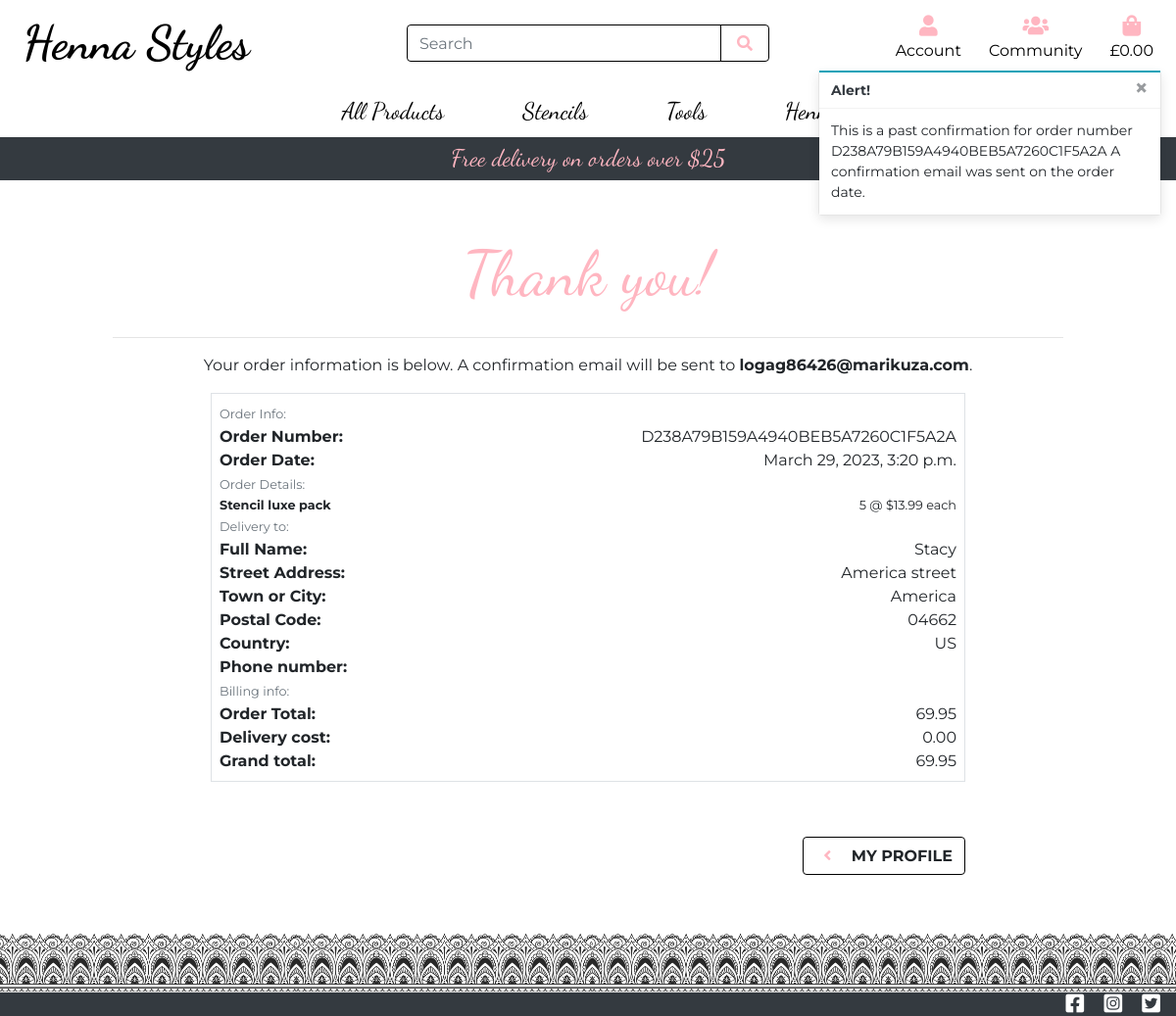
Page /profile/order_history/D238A79B159A4940BEB5A7260C1F5A2A on the committed database.
### checkout/models.py (models this page shows, shortened)
class Order(models.Model):
    order_number = models.CharField(max_length=32, null=False, editable=False)
    user_profile = models.ForeignKey(
                                     UserProfile, on_delete=models.SET_NULL,
                                     null=True, blank=True,
                                     related_name='orders')
    full_name = models.CharField(max_length=50, null=False, blank=False)
    email = models.EmailField(max_length=254, null=False, blank=False)
    phone_number = models.CharField(max_length=20, null=False, blank=False)
    country = CountryField(blank_label='Country *', null=False, blank=False)
    postcode = models.CharField(max_length=20, null=True, blank=True)
    town_or_city = models.CharField(max_length=40, null=False, blank=False)
    street_address1 = models.CharField(max_length=80, null=False, blank=False)
    street_address2 = models.CharField(max_length=80, null=True, blank=True)
    county = models.CharField(max_length=80, null=True, blank=True)
    date = models.DateTimeField(auto_now_add=True)
    delivery_cost = models.DecimalField(max_digits=6, decimal_places=2,
                                        null=False, default=0)
    order_total = models.DecimalField(max_digits=10, decimal_places=2,
                                      null=False, default=0)
    grand_total = models.DecimalField(max_digits=10, decimal_places=2,
                                      null=False, default=0)
    original_bag = models.TextField(null=False, blank=False, default='')
    stripe_pid = models.CharField(max_length=254, null=False, blank=False,
                                  default='')

class OrderLineItem(models.Model):
    order = models.ForeignKey(Order, null=False, blank=False,
                              on_delete=models.CASCADE,
                              related_name='lineitems')
    product = models.ForeignKey(Product, null=False, blank=False,
                                on_delete=models.CASCADE)
    product_colour = models.CharField(max_length=6, null=True,
                                      blank=True)
    quantity = models.IntegerField(null=False, blank=False, default=0)
    lineitem_total = models.DecimalField(max_digits=6, decimal_places=2,
                                         null=False, blank=False,
                                         editable=False)

### products/models.py (models this page shows, shortened)
class Product(models.Model):
    category = models.ForeignKey('Category', null=True,
                                 on_delete=models.SET_NULL)
    name = models.CharField(max_length=254)
    description = models.TextField()
    has_colours = models.BooleanField(default=False, null=True, blank=True)
    price = models.DecimalField(max_digits=6, decimal_places=2)
    image_url = models.URLField(max_length=1024, null=True, blank=True)
    image = models.ImageField(null=True, blank=True)

### profiles/views.py (the view)
# urls.py: path('order_history/<order_number>', views.order_history,
def order_history(request, order_number):
    order = get_object_or_404(Order, order_number=order_number)
    messages.info(request, (f'This is a past confirmation for order number {order_number}\
    A confirmation email was sent on the order date.'))
    template = 'checkout/checkout_success.html'
    context = {
        'order': order,
        'from_profile': True,
    }
    return render(request, template, context)

### bag/contexts.py (called while the page is built, shortened)
def bag_contents(request):
    bag_items = []
    total = 0
    product_count = 0
    bag = request.session.get('bag', {})
    if total < settings.FREE_DELIVERY_THRESHOLD:
        delivery = total * Decimal(settings.STANDARD_DELIVERY_PERCENTAGE)
        free_delivery_delta = settings.FREE_DELIVERY_THRESHOLD - total
    else:
        delivery = 0
        free_delivery_delta = 0
    grand_total = delivery + total
    contexts = {
        'bag_items': bag_items,
        'total': total,
        'product_count': product_count,
        'delivery': delivery,
        'free_delivery_delta': free_delivery_delta,
        'free_delivery_threshold': settings.FREE_DELIVERY_THRESHOLD,
        'grand_total': grand_total,
    }
    return contexts

### checkout/templates/checkout/checkout_success.html (shortened to what this page needs)
{% extends "base.html" %}
{% load static %}
{% block extra_css%}
    <link rel="stylesheet" href="{% static 'checkout/css/checkout.css' %}">
{% endblock %}
{% block content %}
<div class="container-fluid">
    <div class="row">
        <div class="col-10 offset-1 text-center">
            <p class="welcome logo-font pink text-center mt-5">Thank you!</p>
            <hr>
            <p class="text-small"> Your order information is below. A confirmation email will be sent
                to <strong>{{ order.email }}</strong>.
            </p>
        </div>
    </div>
    <div class="row">
        <div class="col-12 col-sm-10 offset-sm-1 col-lg-8 offset-lg-2">
            <div class="order-confirmation-wrapper p-2 border">
                <div class="row">
                    <div class="col">
                        <small class="text-muted">Order Info:</small>
                    </div>
                </div>
                <div class="row">
                    <div class="col-12 col-md-4">
                        <p class="font-weight-bold mb-0"> Order Number:</p>
                    </div>
                    <div class="col-12 col-md-8 text-md-right">
                        <p class="mb-0 order-num"> {{ order.order_number }}</p>
                    </div>
                </div>
                <div class="row">
                    <div class="col-12 col-md-4">
                        <p class="font-weight-bold mb-0"> Order Date:</p>
                    </div>
                    <div class="col-12 col-md-8 text-md-right">
                        <p class="mb-0"> {{ order.date }}</p>
                    </div>
                </div>
                <div class="row">
                    <div class="col">
                        <small class="text-muted">Order Details:</small>
                    </div>
                </div>
                {% for item in order.lineitems.all %}
                <div class="row">
                    <div class="col-12 col-md-4">
                        <p class="small font-weight-bold mb-0">
                            {{ item.product.name}}{% if item.product_colour %}Colour:{{ item.product.colour}}{% endif %}
                        </p>
                    </div>
                    <div class="col-12 col-md-8 text-md-right">
                        <p class="small mb-0">
                            {{ item.quantity }} @ ${{ item.product.price}} each
                        </p>
                    </div>
                </div>
                {% endfor %}
                <div class="row">
                    <div class="col">
                        <small class="text-muted">Delivery to:</small>
                    </div>
                </div>
                <div class="row">
                    <div class="col-12 col-md-4">
                        <p class="font-weight-bold mb-0"> Full Name:</p>
                    </div>
                    <div class="col-12 col-md-8 text-md-right">
                        <p class="mb-0"> {{ order.full_name }}</p>
                    </div>
                </div>
                <div class="row">
                    <div class="col-12 col-md-4">
                        <p class="font-weight-bold mb-0"> Street Address:</p>
                    </div>
                    <div class="col-12 col-md-8 text-md-right">
                        <p class="mb-0"> {{ order.street_address1 }}{% if order.street_address2 %}<br>{{ order.street_address2}}{% endif %}</p>
                    </div>
                </div>
                <div class="row">
                    <div class="col-12 col-md-4">
                        <p class="font-weight-bold mb-0"> Town or City:</p>
                    </div>
                    <div class="col-12 col-md-8 text-md-right">
                        <p class="mb-0"> {{ order.town_or_city }}</p>
                    </div>
                </div>
                {% if order.postcode %}
                <div class="row">
                    <div class="col-12 col-md-4">
                        <p class="font-weight-bold mb-0"> Postal Code:</p>
                    </div>
                    <div class="col-12 col-md-8 text-md-right">
                        <p class="mb-0"> {{ order.postcode }}</p>
                    </div>
                </div>
                {% endif %}
                <div class="row">
                    <div class="col-12 col-md-4">
                        <p class="font-weight-bold mb-0"> Country:</p>
                    </div>
                    <div class="col-12 col-md-8 text-md-right">
                        <p class="mb-0"> {{ order.country }}</p>
                    </div>
                </div>
                <div class="row">
                    <div class="col-12 col-md-4">
                        <p class="font-weight-bold mb-0"> Phone number:</p>
                    </div>
                    <div class="col-12 col-md-8 text-md-right">
                    </div>
                </div>
                <div class="row">
                    <div class="col">
                        <small class="text-muted">Billing info:</small>
                    </div>
                </div>
                <div class="row">
                    <div class="col-12 col-md-4">
                        <p class="font-weight-bold mb-0"> Order Total:</p>
                    </div>
                    <div class="col-12 col-md-8 text-md-right">
                        <p class="mb-0"> {{ order.order_total }}</p>
                    </div>
                </div>
                <div class="row">
                    <div class="col-12 col-md-4">
                        <p class="font-weight-bold mb-0"> Delivery cost:</p>
                    </div>
                    <div class="col-12 col-md-8 text-md-right">
                        <p class="mb-0"> {{ order.delivery_cost }}</p>
                    </div>
                </div>
                <div class="row">
                    <div class="col-12 col-md-4">
                        <p class="font-weight-bold mb-0"> Grand total:</p>
                    </div>
                    <div class="col-12 col-md-8 text-md-right">
                        <p class="mb-0"> {{ order.grand_total }}</p>
                    </div>
                </div>
            </div>
        </div>
    </div>
    <div class="row">
        <div class="col-8 offset-2 text-right my-5">
            {% if from_profile %}
                <a href="{% url 'profile' %}" class="btn border-black my-2 pink-button font-weight-bold">
                    <span class="icon mr-2">
                        <i class="fas fa-angle-left pink"></i>
                    </span>
                    <span class="text-uppercase"> My Profile</span>
                </a>
            {% endif %}
        </div>
    </div>
    <div class="row">
        <div class="col-12 p-0">
            <div class="pattern-border border-bottom"></div>
        </div>
    </div>
</div>
{% endblock %}

### static/css/base.css (style rules this page uses)
html { height:100%; }
body { height:100%; overflow-x:hidden; font-family: 'Montserrat', sans-serif; }
.logo-font { font-family:'Dancing Script', cursive; }
.border-bottom { background: url('/media/border-bottom.jpg'); background-repeat:repeat-x; position:sticky; bottom:2rem; }
.pattern-border { background-size:contain; filter: grayscale(100%); min-width:100vw; min-height:8vh; }
.icon { align-items: center; display: inline-flex; justify-content: center; height: 1.5rem; width: 1.5rem; color:#ffb6c1; }
.border-black { border: 1px solid black !important; }
.pink { color:#ffb6c1; }
.welcome { font-size:4rem; }

### checkout/static/checkout/css/checkout.css (style rules this page uses)
.order-num { overflow-wrap:break-word; }

### rows in the picture
Order: email "logag86426@marikuza.com", order_number "D238A79B159A4940BEB5A7260C1F5A2A", date "March 29, 2023, 3:20 p.m.", full_name "Stacy", street_address1 "America street", town_or_city "America", postcode "04662", country "US", order_total "69.95", delivery_cost "0.00", grand_total "69.95"
OrderLineItem: product.name "Stencil luxe pack", quantity "5", product.price "13.99"

### other values in the picture
{{ free_delivery_threshold }} "25"
{{ message }} "This is a past confirmation for order number D238A79B159A4940BEB5A7260C1F5A2A A confirmation email was sent on the order date."
